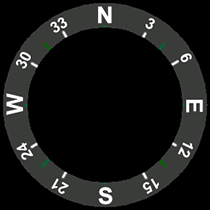
#> input picture quad_base/scripts/REFERENCE/PyQt/HeadingWeel.png, 210 x 210 px
$ python Overlay_Heading.py
#> lines starting #> are read from the running program, lines starting #| are printed output that depends on the picture
import numpy as np
import cv2
import Image
'''
Sky[y_offset:y_offset+H_Backgrnd.shape[0], x_offset:x_offset+H_Backgrnd.shape[1], c] =
    H_Backgrnd[:,:,c] * (H_Backgrnd[:,:,3]/255.0) +  Sky[y_offset:y_offset+H_Backgrnd.shape[0], x_offset:x_offset+H_Backgrnd.shape[1], c] * (1.0 - H_Backgrnd[:,:,3]/255.0)
'''

def nothing(x):
    pass
cv2.namedWindow('CONTROLS')
cv2.createTrackbar('YAW','CONTROLS',0,360,nothing)
#> slider 'YAW' is set to 100
Wheel = cv2.imread("HeadingWeel.png", -1)
#> Wheel is the input picture: shape (210, 210, 4); mean B, G, R, A 23.6, 24.7, 23.8, 93.7
Hea_Backgrnd = cv2.imread("HeadingIndicator_Background.png")
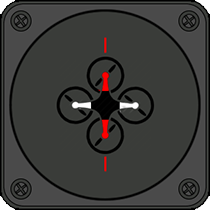
#> input picture quad_base/scripts/REFERENCE/PyQt/HeadingIndicator_Background.png, 210 x 210 px
#> Hea_Backgrnd is the input picture: shape (210, 210, 3); mean B, G, R 56.6, 58.5, 58.7
Hea_Backgrnd_copy = Hea_Backgrnd.copy()

while True:
    Yaw = cv2.getTrackbarPos('YAW','CONTROLS')
    M = cv2.getRotationMatrix2D((210/2,210/2),Yaw,1)
    Mark = cv2.warpAffine(Wheel,M,(210,210))
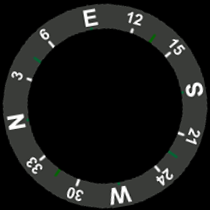
#> Mark: shape (210, 210, 4); mean B, G, R, A 23.6, 24.7, 23.8, 93.7
    for c in range(0,3):
        Hea_Backgrnd[0:210,0:210, c] = Mark[:,:,c] * (Mark[:,:,3]/255.0) +  Hea_Backgrnd[0:210, 0:210, c] * (1.0 - Mark[:,:,3]/255.0)
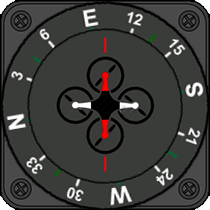
#> Hea_Backgrnd: shape (210, 210, 3); mean B, G, R 59.3, 61.6, 61.4

    cv2.imshow('f',Hea_Backgrnd)
    Hea_Backgrnd = Hea_Backgrnd_copy.copy()
    cv2.waitKey(1)

cv2.destroyAllWindows()
